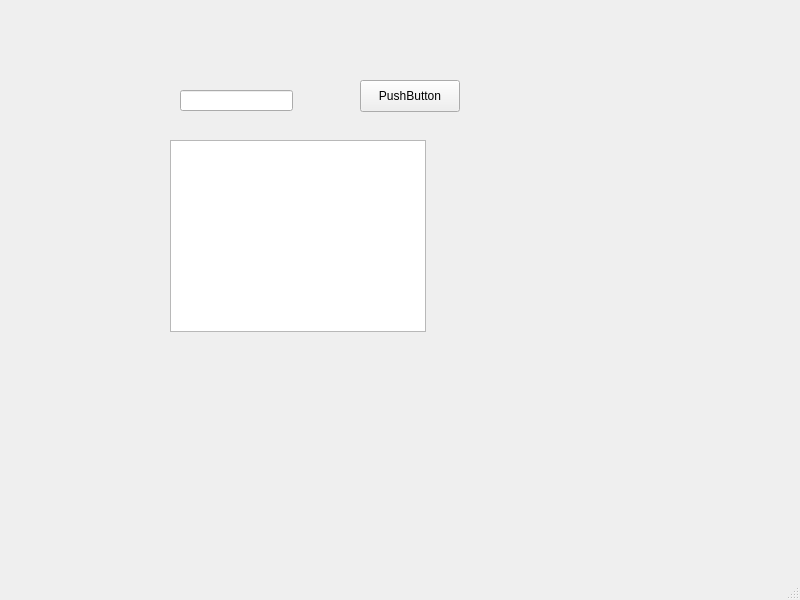
<?xml version="1.0" encoding="UTF-8"?>
<ui version="4.0">
 <class>MainWindow</class>
 <widget class="QMainWindow" name="MainWindow">
  <property name="geometry">
   <rect>
    <x>0</x>
    <y>0</y>
    <width>800</width>
    <height>600</height>
   </rect>
  </property>
  <property name="windowTitle">
   <string>MainWindow</string>
  </property>
  <widget class="QWidget" name="centralwidget">
   <widget class="QListView" name="listView">
    <property name="geometry">
     <rect>
      <x>170</x>
      <y>140</y>
      <width>256</width>
      <height>192</height>
     </rect>
    </property>
   </widget>
   <widget class="QLineEdit" name="lineEdit">
    <property name="geometry">
     <rect>
      <x>180</x>
      <y>90</y>
      <width>113</width>
      <height>21</height>
     </rect>
    </property>
   </widget>
   <widget class="QPushButton" name="pushButton">
    <property name="geometry">
     <rect>
      <x>360</x>
      <y>80</y>
      <width>100</width>
      <height>32</height>
     </rect>
    </property>
    <property name="text">
     <string>PushButton</string>
    </property>
   </widget>
  </widget>
  <widget class="QMenuBar" name="menubar">
   <property name="geometry">
    <rect>
     <x>0</x>
     <y>0</y>
     <width>800</width>
     <height>24</height>
    </rect>
   </property>
  </widget>
  <widget class="QStatusBar" name="statusbar"/>
 </widget>
 <resources/>
 <connections/>
</ui>
